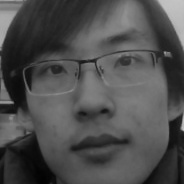
#> input picture pythonProject/Image/face/SQL/liu (1).jpg, 184 x 184 px, given in place of the camera
$ python video_open.py
#> lines starting #> are read from the running program, lines starting #| are printed output that depends on the picture; after the words box and inside, x2 and y2 are one past the last pixel; in counts of white or black regions, pixels touching at a corner belong together
#> further down, frame is the input picture: shape (184, 184, 3); min 2, max 197, mean 77.8
import cv2

names = ["liuzishuo"]
# 现在可以识别出来是个人

def face_detect_demo(image, recognizer):
    #把读取到的图像转换为灰度图像
    gray = cv2.cvtColor(image, cv2.COLOR_RGB2GRAY)
    #灰度完成后进行高斯模糊
    dst = cv2.GaussianBlur(gray, (3, 3), 0)
    #读取人脸加载器
    face_detect = cv2.CascadeClassifier("../haarcascades/haarcascade_frontalface_alt2.xml")
    #通过对灰度图像的处理来读取人脸
    face = face_detect.detectMultiScale(dst, 1.1, 5)
#> face = [[12, 10, 166, 166]]
    # 进行画框
    global confidence, idnum
    for x, y, w, h in face:
        cv2.rectangle(image, (x, y), (x + w, y + h), color=(0, 255, 255), thickness=2)
        # 进行匹配度识别，匹配度不足会有bug
        idnum, confidence = recognizer.predict(dst[y:y + h, x:x + w])
#> this loop made 1 pass
#> (x, y, w, h, idnum, confidence) on pass 1: (12, 10, 166, 166, 0, 37.61)
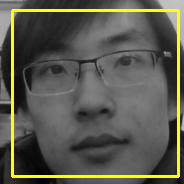
#> image: shape (184, 184, 3); 5.87% of pixels changed, all inside (x1, y1, x2, y2) = (11, 9, 180, 178)
    #     这一段是解决了bug的程序
    if isinstance(confidence, float):
        if confidence < 80:
            idum = names[idnum]
#> idum = 'liuzishuo'
            confidence = "{0}%".format(round(100 - confidence))
#> confidence = '62%'
        else:
            idum = "unknown"
            confidence = "{0}%".format(round(100 - confidence))
        #输出匹配的人脸信息
        cv2.putText(image, str(idum), (x + 5, y - 5), cv2.FONT_HERSHEY_SIMPLEX, 1, (0, 255, 255), 1)
        cv2.putText(image, str(confidence), (x + 5, y + h - 5), cv2.FONT_HERSHEY_SIMPLEX, 1, (0, 255, 0), 1)
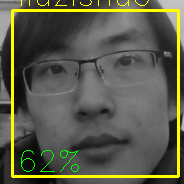
#> image: shape (184, 184, 3); mean B, G, R 73.6, 90.8, 89.4

    # [10 lines of commented-out code are left out]

    cv2.imshow('video_draw', image)

def main_open():
    #加载LBPH算法
    recognizer = cv2.face.LBPHFaceRecognizer_create()
    #加载训练的数据集
    recognizer.read("MyFaceLBPHModel.xml")

    # 读取摄像头
    cap = cv2.VideoCapture(0)
    while True:
        flag, frame = cap.read()
        if not flag:
            break
        face_detect_demo(frame, recognizer);
        if ord('q') == cv2.waitKey(10):
            break
    cv2.destroyAllWindows()
    cap.release()


if __name__ == '__main__':
    # 读取图像
    # image = cv2.imread("../../Image/face/test/R.jfif")
    # 对图像进行尺寸处理
    # resize_image = cv2.resize(image, dsize=(400, 400))

    # 加载训练的人脸模型
    recognizer = cv2.face.LBPHFaceRecognizer_create()
    recognizer.read("MyFaceLBPHModel.xml")

    # 读取摄像头
    cap = cv2.VideoCapture(0)
    while True:
        flag, frame = cap.read()
        if not flag:
            break
        face_detect_demo(frame, recognizer);
        if ord('q') == cv2.waitKey(10):
#> (key q is pressed here)
            break

    cv2.destroyAllWindows()
    cap.release()
